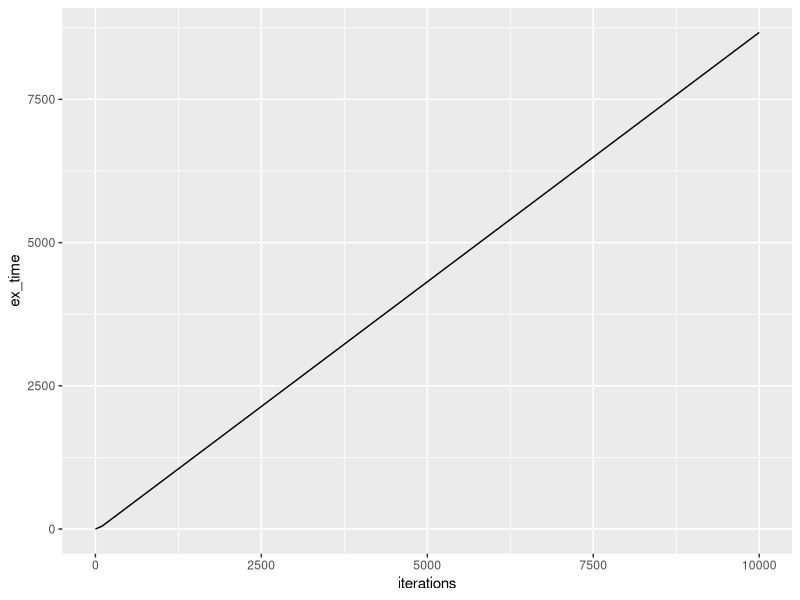
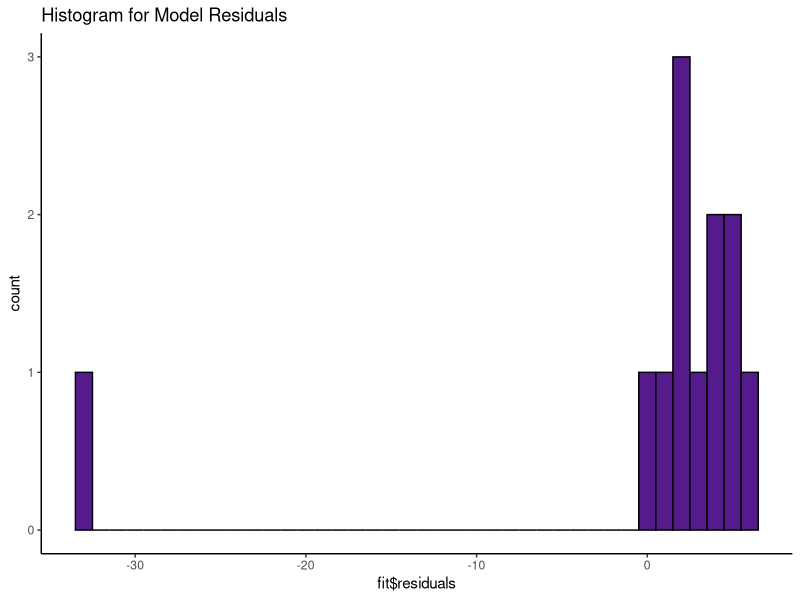
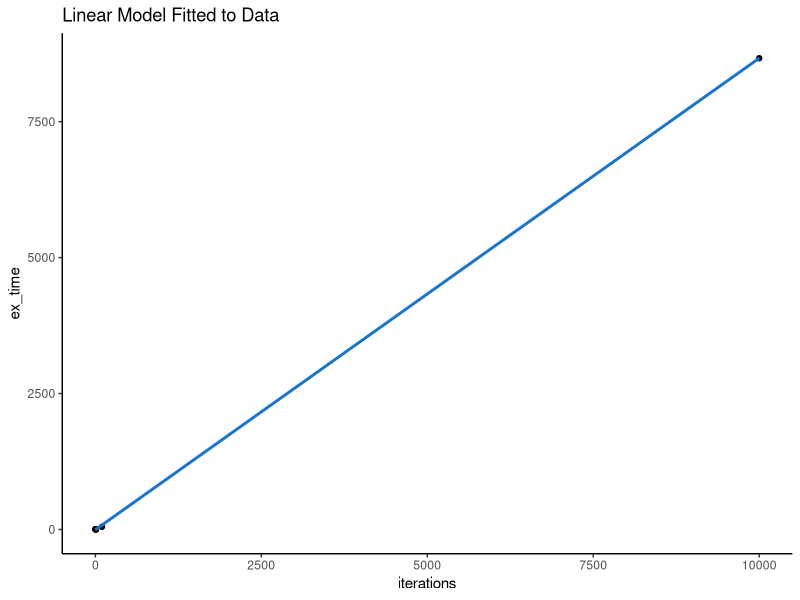

R code for these plots, in order:
rm(list = ls())
library("parallel")
library("tidyverse")
library("ggplot2")

ex_frame <- data.frame(iterations = c(seq(1,10,1),100,10000), 
                      ex_time = c(2.211089,2.334053, 2.75596,
                                  3.115905, 3.488181,3.647778,
                                  4.165789, 4.400713,4.926383,
                                  5.020474, 49.82251,8667.972))
ggplot(ex_frame) +
 geom_line(aes(iterations, ex_time))

fit <- lm( ex_time ~ iterations, data = ex_frame)
ggplot(data=ex_frame, aes(fit$residuals)) +
  geom_histogram(binwidth = 1, color = "black", fill = "purple4") +
  theme(panel.background = element_rect(fill = "white"),
        axis.line.x=element_line(),
        axis.line.y=element_line()) +
  ggtitle("Histogram for Model Residuals")

ggplot(data = ex_frame, aes(x = iterations, y = ex_time)) +
  geom_point() +
  stat_smooth(method = "lm", col = "dodgerblue3") +
  theme(panel.background = element_rect(fill = "white"),
        axis.line.x=element_line(),
        axis.line.y=element_line()) +
  ggtitle("Linear Model Fitted to Data")

predict(fit, data.frame(iterations = 50000))/3600
